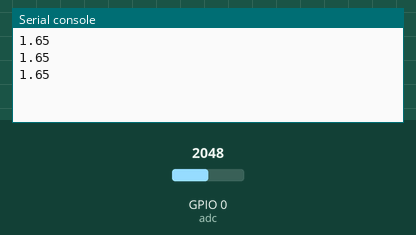
Bench run of a program on a simulated ESP32 board running MicroPython. On the bench: the last lines printed to the serial console. The test bench sets the inputs (shaded band); at power-on: GPIO 0 (adc) = 2048 (analog values on the 0–4095 scale).

Above: at 1.2 s.
1.3 s: GPIO 0 (adc) set to 2866
At 1.71 s:
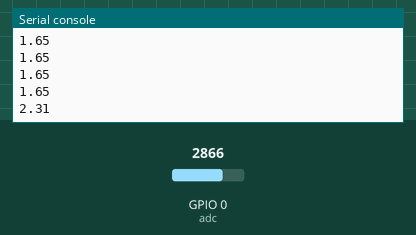
2.8 s: GPIO 0 (adc) set to 3603
At 2.91 s:
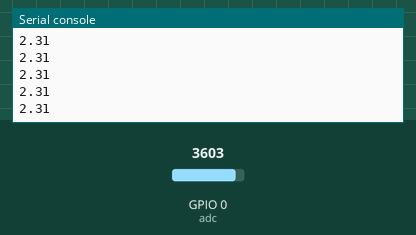
Timing chart, 0 to 5.8 s (numbered marks = the images above; inputs shaded):
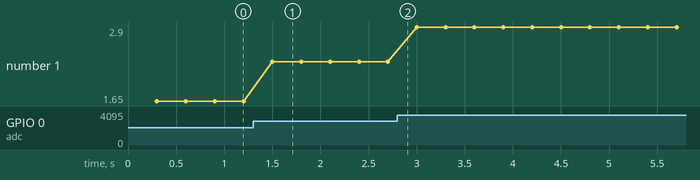

Measured:
- after the input at 1.3 s, the serial console: prints a new line after 0.20 s (image 1)
- plotted number 1: 1.65 → 2.31 after the input at 1.3 s, 2.31 → 2.9 after the input at 2.8 s

The program:

adc.py
```python
from machine import Pin, ADC, Timer

adc = ADC(Pin(0))
adc.atten(ADC.ATTN_11DB)
adc.width(ADC.WIDTH_12BIT)

def adc_test(tim):  # Add the missing parameter "tim" to the function definition
    msg = "{:.2f}".format(adc.read()*3.3/4095)
    print(msg)

tim = Timer(0)
tim.init(period=300, mode=Timer.PERIODIC, callback=adc_test)
```
